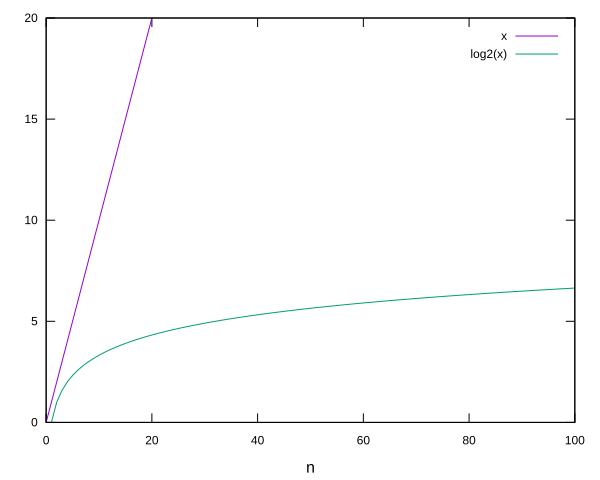

Here is the gnuplot script that generated this plot:
set term "svg"
set output "x-logx.svg"
set xlabel "n" font "Arial, 16"
plot [0:100] [0:20]  x title "x" with lines, log(x)/log(2) title "log2(x)" with lines
